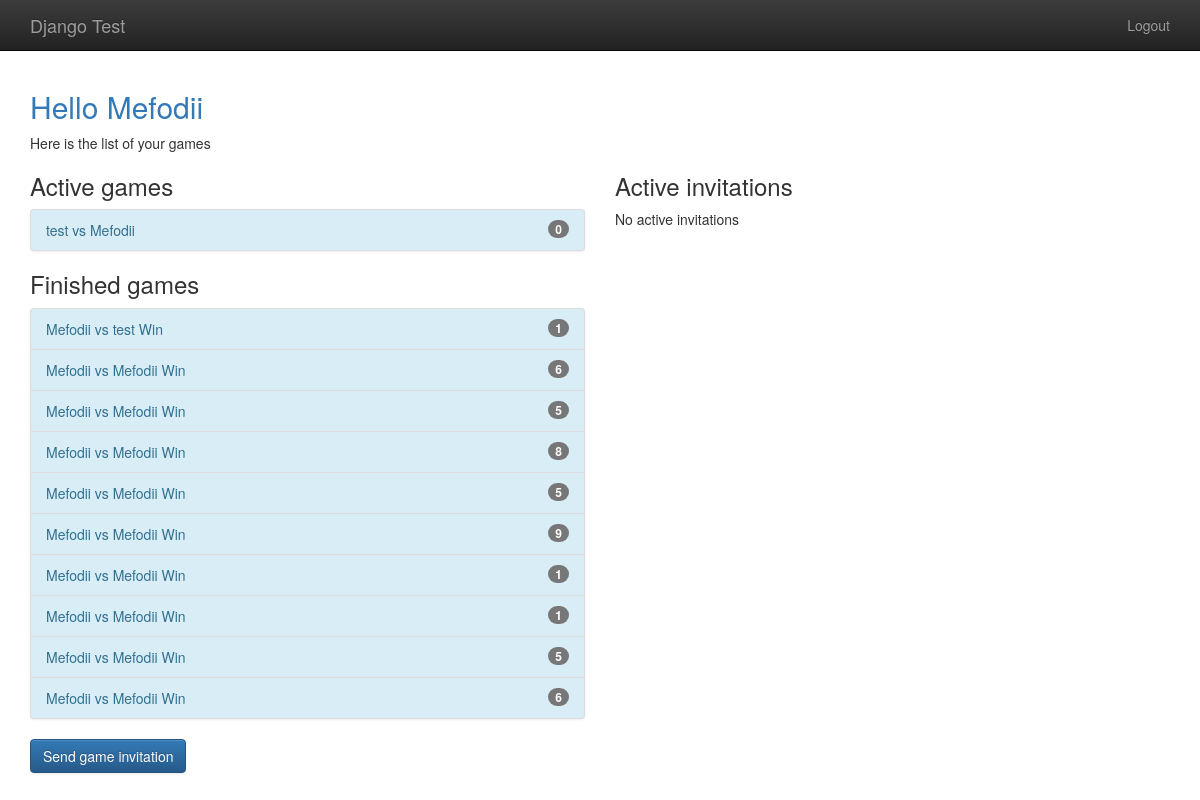
/player/home (signed in), run on an earlier commit of the app's database.
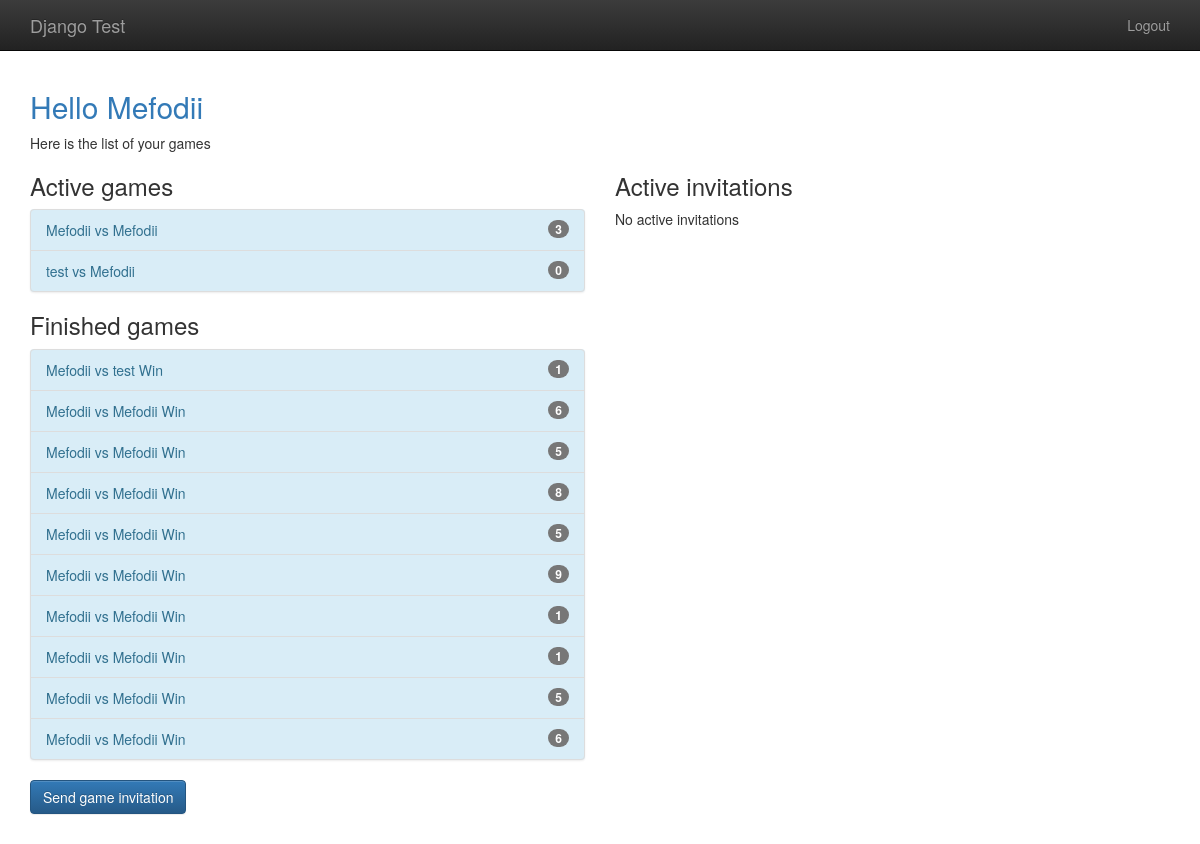
And on a later commit of the database.
### gameplay/models.py (models this page shows, shortened)
class Game(models.Model):
    first_player = models.ForeignKey(User, related_name="games_first_player", on_delete=models.CASCADE)
    second_player = models.ForeignKey(User, related_name="games_second_player", on_delete=models.CASCADE)
    start_time = models.DateTimeField(auto_now_add=True)
    last_active = models.DateTimeField(auto_now=True)
    status = models.CharField(max_length=1, default='F', choices=GAME_STATUS_CHOICES)
    objects = GameQuerySet.as_manager()
    def get_absolute_url(self):
        return reverse("gameplay_detail", args=[self.id])
    def __str__(self):
        return "{0} vs {1}".format(self.first_player, self.second_player)

### player/views.py (the view)
# urls.py: path('home', home, name="player_home"),
@login_required
def home(request):
    my_games = Game.objects.games_for_user(request.user)
    active_games = my_games.active()
    finished_games = my_games.difference(active_games)
    invitations = request.user.invitations_received.all()
    return render(request, "player/home.html",
                  {"active_games": active_games,
                   "finished_games" : finished_games,
                   "invitations": invitations})

### gameplay/models.py (called while the page is built)
    def games_for_user(self, user):
        return self.filter(
            Q(first_player=user) | Q(second_player=user)
        )

    def active(self):
        return self.filter(
            Q(status="F") | Q(status="S")
        )

### templates/player/home.html (shortened to what this page needs)
{% extends "base.html" %}
{% block content %}
    <h2 class="text-primary">Hello {{ user.username }}</h2>
    Here is the list of your games
    <div class="row">
        <div class="col-md-6">
            <h3>Active games</h3>
            {% include "player/game_list_snippet.html" with games_list=active_games %}
            <h3>Finished games</h3>
            {% include "player/game_list_snippet.html" with games_list=finished_games %}
            <p>
                <a class="btn btn-primary"
                   href="{% url 'player_new_invitation' %}">Send game invitation</a>
            </p>
        </div>
        <div class="col-md-6">
            <h3>Active invitations</h3>
            {% if invitations %}
                <div class="list-group">
                    {% for inv in invitations %}
                        <a class="list-group-items" href="{% url 'player_accept_invitation' id=inv.id %}">
                            {{ inv.from_user.username }} invited you to play.<br>
                        </a>
                    {% endfor %}
                </div>
            {% else %}
                <p>No active invitations</p>
            {% endif %}
        </div>
    </div>
{% endblock %}

### templates/player/game_list_snippet.html
{% if games_list %}
    <div class="list-group bg-info">
        {% for game in games_list %}
            <a class="list-group-item list-group-item-info"
               href="{{ game.get_absolute_url }}">
                {{ game }}
                {% if game.status not in "FS" %}
                    {% if game.status == "D" %}
                        Draw
                    {% elif game.status == "W" and user == game.first_player %}
                        Win
                    {% elif game.status == "L" and user == game.second_player %}
                        Win
                    {% else %}
                        Lose
                    {% endif %}
                {% endif %}
                <span class="badge">{{ game.move_set.count }}</span>
            </a>
        {% endfor %}
    </div>
{% endif %}

What changed in the data, as far as the page shows it:
added Game: first_player+second_player "Mefodii vs Mefodii", move_set.count "3"
